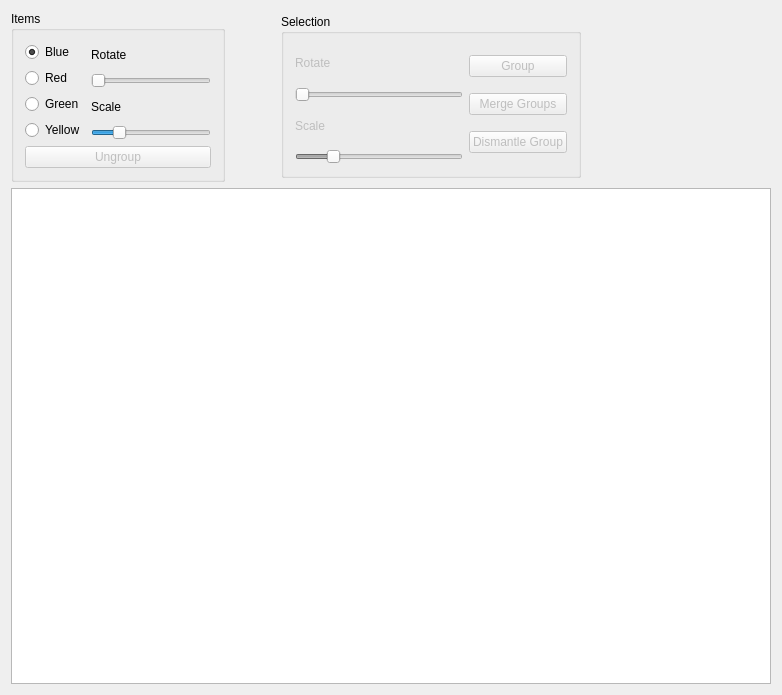
<?xml version="1.0" encoding="UTF-8"?>
<ui version="4.0">
 <class>Widget</class>
 <widget class="QWidget" name="Widget">
  <property name="geometry">
   <rect>
    <x>0</x>
    <y>0</y>
    <width>782</width>
    <height>695</height>
   </rect>
  </property>
  <property name="windowTitle">
   <string>Widget</string>
  </property>
  <layout class="QVBoxLayout" name="verticalLayout_2">
   <item>
    <layout class="QHBoxLayout" name="horizontalLayout">
     <item>
      <widget class="QGroupBox" name="groupBox_2">
       <property name="title">
        <string>Items</string>
       </property>
       <layout class="QVBoxLayout" name="verticalLayout_6">
        <item>
         <layout class="QHBoxLayout" name="horizontalLayout_3">
          <item>
           <layout class="QVBoxLayout" name="verticalLayout_4">
            <item>
             <widget class="QRadioButton" name="blue">
              <property name="text">
               <string>Blue</string>
              </property>
              <property name="checked">
               <bool>true</bool>
              </property>
              <attribute name="buttonGroup">
               <string>buttonGroup</string>
              </attribute>
             </widget>
            </item>
            <item>
             <widget class="QRadioButton" name="red">
              <property name="text">
               <string>Red</string>
              </property>
              <attribute name="buttonGroup">
               <string>buttonGroup</string>
              </attribute>
             </widget>
            </item>
            <item>
             <widget class="QRadioButton" name="green">
              <property name="text">
               <string>Green</string>
              </property>
              <attribute name="buttonGroup">
               <string>buttonGroup</string>
              </attribute>
             </widget>
            </item>
            <item>
             <widget class="QRadioButton" name="yellow">
              <property name="text">
               <string>Yellow</string>
              </property>
              <attribute name="buttonGroup">
               <string>buttonGroup</string>
              </attribute>
             </widget>
            </item>
           </layout>
          </item>
          <item>
           <layout class="QVBoxLayout" name="verticalLayout_5">
            <item>
             <widget class="QLabel" name="label_3">
              <property name="text">
               <string>Rotate</string>
              </property>
             </widget>
            </item>
            <item>
             <widget class="QSlider" name="rotateItem">
              <property name="enabled">
               <bool>true</bool>
              </property>
              <property name="minimumSize">
               <size>
                <width>120</width>
                <height>0</height>
               </size>
              </property>
              <property name="maximum">
               <number>360</number>
              </property>
              <property name="orientation">
               <enum>Qt::Horizontal</enum>
              </property>
             </widget>
            </item>
            <item>
             <widget class="QLabel" name="label_4">
              <property name="text">
               <string>Scale</string>
              </property>
             </widget>
            </item>
            <item>
             <widget class="QSlider" name="scaleItem">
              <property name="enabled">
               <bool>true</bool>
              </property>
              <property name="minimumSize">
               <size>
                <width>120</width>
                <height>0</height>
               </size>
              </property>
              <property name="minimum">
               <number>5</number>
              </property>
              <property name="maximum">
               <number>30</number>
              </property>
              <property name="value">
               <number>10</number>
              </property>
              <property name="orientation">
               <enum>Qt::Horizontal</enum>
              </property>
             </widget>
            </item>
           </layout>
          </item>
         </layout>
        </item>
        <item>
         <widget class="QPushButton" name="ungroup">
          <property name="enabled">
           <bool>false</bool>
          </property>
          <property name="text">
           <string>Ungroup</string>
          </property>
         </widget>
        </item>
       </layout>
      </widget>
     </item>
     <item>
      <spacer name="horizontalSpacer">
       <property name="orientation">
        <enum>Qt::Horizontal</enum>
       </property>
       <property name="sizeType">
        <enum>QSizePolicy::Fixed</enum>
       </property>
       <property name="sizeHint" stdset="0">
        <size>
         <width>50</width>
         <height>20</height>
        </size>
       </property>
      </spacer>
     </item>
     <item>
      <widget class="QGroupBox" name="groupBox">
       <property name="enabled">
        <bool>true</bool>
       </property>
       <property name="minimumSize">
        <size>
         <width>300</width>
         <height>164</height>
        </size>
       </property>
       <property name="maximumSize">
        <size>
         <width>300</width>
         <height>164</height>
        </size>
       </property>
       <property name="title">
        <string>Selection</string>
       </property>
       <layout class="QHBoxLayout" name="horizontalLayout_2">
        <item>
         <layout class="QVBoxLayout" name="verticalLayout">
          <item>
           <widget class="QLabel" name="label">
            <property name="enabled">
             <bool>false</bool>
            </property>
            <property name="text">
             <string>Rotate</string>
            </property>
           </widget>
          </item>
          <item>
           <widget class="QSlider" name="rotate">
            <property name="enabled">
             <bool>false</bool>
            </property>
            <property name="minimumSize">
             <size>
              <width>120</width>
              <height>0</height>
             </size>
            </property>
            <property name="maximum">
             <number>360</number>
            </property>
            <property name="orientation">
             <enum>Qt::Horizontal</enum>
            </property>
           </widget>
          </item>
          <item>
           <widget class="QLabel" name="label_2">
            <property name="enabled">
             <bool>false</bool>
            </property>
            <property name="text">
             <string>Scale</string>
            </property>
           </widget>
          </item>
          <item>
           <widget class="QSlider" name="scale">
            <property name="enabled">
             <bool>false</bool>
            </property>
            <property name="minimumSize">
             <size>
              <width>120</width>
              <height>0</height>
             </size>
            </property>
            <property name="minimum">
             <number>5</number>
            </property>
            <property name="maximum">
             <number>30</number>
            </property>
            <property name="value">
             <number>10</number>
            </property>
            <property name="orientation">
             <enum>Qt::Horizontal</enum>
            </property>
           </widget>
          </item>
         </layout>
        </item>
        <item>
         <layout class="QVBoxLayout" name="verticalLayout_3">
          <item>
           <widget class="QPushButton" name="group">
            <property name="enabled">
             <bool>false</bool>
            </property>
            <property name="text">
             <string>Group</string>
            </property>
           </widget>
          </item>
          <item>
           <widget class="QPushButton" name="merge">
            <property name="enabled">
             <bool>false</bool>
            </property>
            <property name="text">
             <string>Merge Groups</string>
            </property>
           </widget>
          </item>
          <item>
           <widget class="QPushButton" name="dismantle">
            <property name="enabled">
             <bool>false</bool>
            </property>
            <property name="text">
             <string>Dismantle Group</string>
            </property>
           </widget>
          </item>
         </layout>
        </item>
       </layout>
      </widget>
     </item>
     <item>
      <spacer name="horizontalSpacer_2">
       <property name="orientation">
        <enum>Qt::Horizontal</enum>
       </property>
       <property name="sizeHint" stdset="0">
        <size>
         <width>40</width>
         <height>20</height>
        </size>
       </property>
      </spacer>
     </item>
    </layout>
   </item>
   <item>
    <widget class="QGraphicsView" name="view"/>
   </item>
  </layout>
 </widget>
 <layoutdefault spacing="6" margin="11"/>
 <resources/>
 <connections/>
 <buttongroups>
  <buttongroup name="buttonGroup"/>
 </buttongroups>
</ui>
